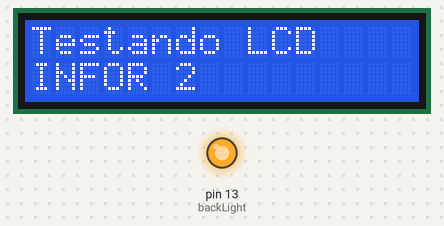
Bench run of a sketch on a simulated Arduino Uno, built with avr-gcc and run on an emulated ATmega328P. Parts: 16×2 character LCD, output pins drawn as LEDs (lit = HIGH).

Above: at 0.1 s.
At 1.1 s:
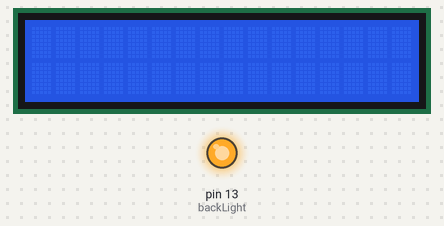

Measured:
- what the display in image 1 shows lasts 0.5 s, from 1.1 s to 1.6 s

The sketch:

escreva_uma_mensagem_no_display_lcd_16_x_21.ino
```cpp
//Escrever uma mensagem no display LCD 16
#include <LiquidCrystal.h> // Inclusão da biblioteca
LiquidCrystal lcd (12, 11, 10,5, 4, 3, 2);

int backLight = 13; //Pino 13 responável pelo controle do LED

void setup(){
  pinMode(backLight, OUTPUT);
  digitalWrite(backLight, HIGH);
  // Lia backlight. Substituir 'HIGH' por 'LOW' para desligar

  lcd.begin(16, 2);//Colunas, linhas. Use 16,2 para display LCD
  lcd.clear();// Inicializa o display com uma tela vazia
  lcd.setCursor(0, 0);//Posiciona o cursor na coluna 0, linha 0
  lcd.print("Testando LCD");//Escreve o texto desejado

  lcd.setCursor(0, 1);//Posiciona o cursor para a coluna 0,linha
  lcd.print("INFOR 2");
  Serial.begin(9600);//Inicializa a comunicação serial em 9600
}
void loop(){
  delay(1000);
  lcd.noDisplay();//Desliga Display:
  delay(500);
  lcd.display();//Liga Display:
  delay(500);
  lcd.display();//Liga Display:
}
```
